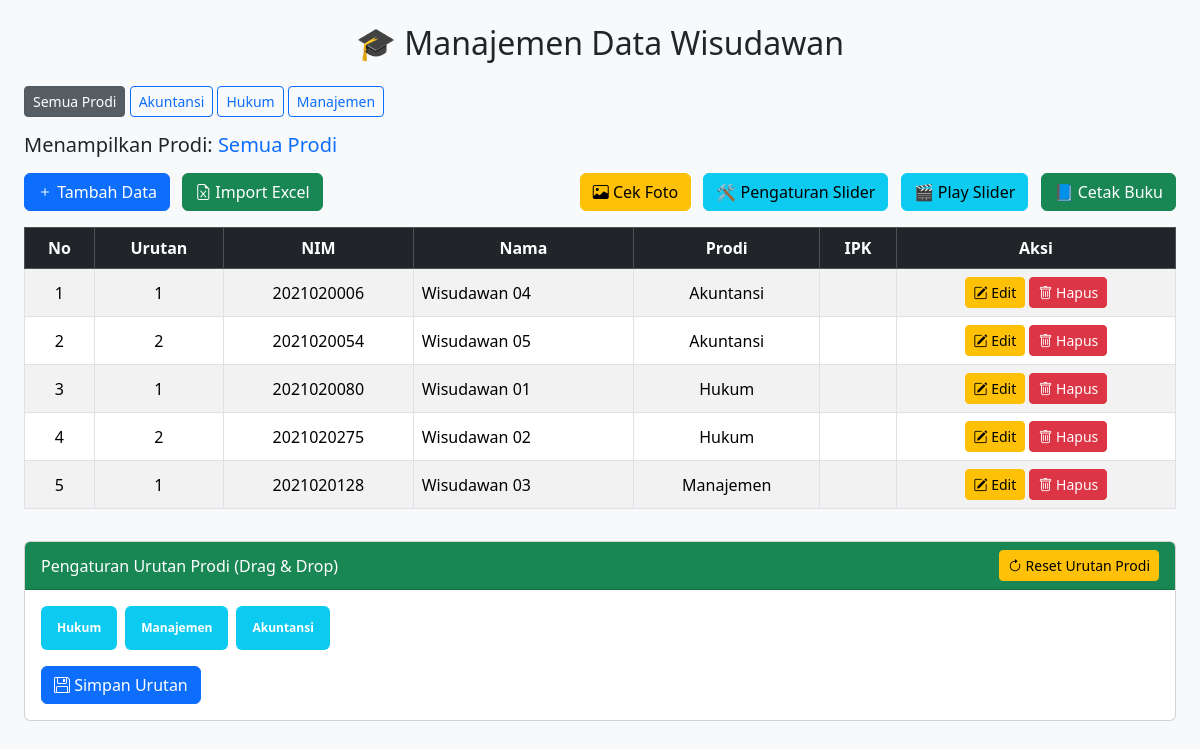
The app's page /admin.php with its own data.
### tables this page shows
CREATE TABLE `tbl_wisudawan`  (
  `id` int NOT NULL AUTO_INCREMENT,
  `urutan` int NULL DEFAULT NULL,
  `nirm` varchar(255) NULL DEFAULT NULL,
  `nama` varchar(255) NULL DEFAULT NULL,
  `ortu_laki` varchar(255) NULL DEFAULT NULL,
  `ortu_perempuan` varchar(255) NULL DEFAULT NULL,
  `tmp_tgl_lahir` text NULL,
  `asal_sekolah` varchar(255) NULL DEFAULT NULL,
  `alamat` text NULL,
  `ipk` varchar(255) NULL DEFAULT NULL,
  `judul` text NULL,
  `keterangan` text NULL,
  `prodi` varchar(255) NULL DEFAULT NULL,
  `gelombang` varchar(1) NULL DEFAULT NULL,
  PRIMARY KEY (`id`) USING BTREE,
  INDEX `idx_gelombang_prodi`(`gelombang` ASC, `prodi` ASC) USING BTREE
);

CREATE TABLE `tbl_prodi_urutan`  (
  `id` int NOT NULL AUTO_INCREMENT,
  `nama_prodi` varchar(100) NOT NULL,
  `urutan` int NOT NULL,
  PRIMARY KEY (`id`) USING BTREE
);

### admin.php (the view, shortened to what this page needs)
<?php
include("connection.php");
$prodiResult = mysqli_query($koneksi, "SELECT DISTINCT prodi FROM tbl_wisudawan ORDER BY prodi ASC");
$selectedProdi = isset($_GET['prodi']) ? $_GET['prodi'] : '';
$limit = 30;
$page = isset($_GET['page']) ? (int)$_GET['page'] : 1;
$offset = ($page - 1) * $limit;
$where = $selectedProdi ? "WHERE prodi='$selectedProdi'" : "";
$result = mysqli_query($koneksi, "SELECT * FROM tbl_wisudawan $where ORDER BY prodi ASC, urutan ASC LIMIT $offset, $limit");
?>
<!DOCTYPE html>
<html lang="id">
<head>
    <link href="https://cdn.jsdelivr.net/npm/bootstrap@5.3.3/dist/css/bootstrap.min.css" rel="stylesheet">
    <link rel="stylesheet" href="https://cdn.jsdelivr.net/npm/bootstrap-icons@1.11.1/font/bootstrap-icons.css">
</head>
<body class="bg-light">
<div class="container-fluid px-4 mt-4">
    <h2 class="mb-4 text-center">🎓 Manajemen Data Wisudawan</h2>
    <div class="mb-3">
        <a href="admin.php" class="btn btn-secondary btn-sm <?= $selectedProdi=='' ? 'active' : '' ?>">Semua Prodi</a>
        <?php while($p = mysqli_fetch_assoc($prodiResult)): ?>
            <a href="?prodi=<?= urlencode($p['prodi']) ?>"
               class="btn btn-outline-primary btn-sm <?= $selectedProdi==$p['prodi'] ? 'active' : '' ?>">
               <?= htmlspecialchars($p['prodi']) ?>
            </a>
        <?php endwhile; ?>
    </div>
    <?php
    $prodiLabel = ($selectedProdi && trim($selectedProdi) !== '') ? htmlspecialchars($selectedProdi) : 'Semua Prodi';
    $link_slider = "index.php" .(($selectedProdi && trim($selectedProdi) !== '') ? "?prodi=" . htmlspecialchars($selectedProdi) : '');
    $link_buku = "buku-js.html" .(($selectedProdi && trim($selectedProdi) !== '') ? "?prodi=" . htmlspecialchars($selectedProdi) : '');
    ?>
    <h5 class="mb-3">Menampilkan Prodi: <span class="text-primary"><?= $prodiLabel ?></span></h5>
    <div class="d-flex justify-content-between align-items-center mb-3">
        <div>
            <button class="btn btn-primary me-2" data-bs-toggle="modal" data-bs-target="#formModal" onclick="clearForm()"><i class="bi bi-plus"></i> Tambah Data</button>
            <button class="btn btn-success" data-bs-toggle="modal" data-bs-target="#modalImport">
                <i class="bi bi-file-earmark-excel"></i> Import Excel
            </button>
        </div>
        <div>
            <button class="btn btn-warning me-2" data-bs-toggle="modal" data-bs-target="#modalFotoCheck"><i class="bi bi-image"></i> Cek Foto</button>
            <a href="logo.php" class="btn btn-info me-2">🛠️ Pengaturan Slider</a>
            <a href="<?= $link_slider ?>" class="btn btn-info me-2" target="_blank">🎬 Play Slider</a>
            <a href="<?= $link_buku ?>" class="btn btn-success" target="_blank">📘 Cetak Buku</a>
        </div>
    </div>
    <div class="table-responsive">
        <table class="table table-bordered table-striped align-middle">
            <thead class="table-dark text-center">
                <tr>
                    <th>No</th>
                    <th>Urutan</th>
                    <th>NIM</th>
                    <th>Nama</th>
                    <th>Prodi</th>
                    <th>IPK</th>
                    <th>Aksi</th>
                </tr>
            </thead>
            <tbody>
            <?php
            $no = $offset + 1;
            if (mysqli_num_rows($result) == 0): ?>
                <tr><td colspan="8" class="text-center text-muted">Tidak ada data</td></tr>
            <?php else:
                while ($row = mysqli_fetch_assoc($result)): ?>
                <tr>
                    <td class=" text-center"><?= $no++ ?></td>
                    <td class=" text-center"><?= htmlspecialchars($row['urutan'] ?? '') ?></td>
                    <td class=" text-center"><?= htmlspecialchars($row['nirm'] ?? '') ?></td>
                    <td><?= htmlspecialchars($row['nama'] ?? '') ?></td>
                    <td class=" text-center"><?= htmlspecialchars($row['prodi'] ?? '') ?></td>
                    <td class=" text-center"><?= htmlspecialchars($row['ipk'] ?? '') ?></td>
                    <td class="text-center">
                        <button class="btn btn-sm btn-warning"
                            data-bs-toggle="modal"
                            data-bs-target="#formModal"
                            onclick='editData(<?= json_encode($row) ?>)'><i class="bi bi-pencil-square"></i> Edit</button>
                        <a href="?delete=<?= $row['id'] ?>&prodi=<?= urlencode($selectedProdi) ?>" class="btn btn-sm btn-danger" onclick="return confirm('Hapus data ini?')"><i class="bi bi-trash"></i> Hapus</a>
                    </td>
                </tr>
            <?php endwhile; endif; ?>
            </tbody>
        </table>
    </div>
    <div class="card mb-5 mt-3">
        <div class="card-header bg-success text-white d-flex flex-row align-items-center justify-content-between">Pengaturan Urutan Prodi (Drag & Drop)
            <div class="d-inline ml-auto float-right">
                <form method="post" style="display:inline;">
                    <button type="submit" name="reset_prodi_urutan" class="btn btn-warning btn-sm">
                        <i class="bi bi-arrow-clockwise"></i> Reset Urutan Prodi
                    </button>
                </form>
            </div>
        </div>
        <div class="card-body">
            <div id="prodi-container" class="d-flex flex-wrap gap-2">
              <?php
              $q = mysqli_query($koneksi, "SELECT * FROM tbl_prodi_urutan ORDER BY urutan ASC");
              while ($r = mysqli_fetch_assoc($q)) {
                  echo "<div class='badge bg-info text-white p-3 rounded draggable-item' data-id='{$r['id']}' style='cursor:grab;'>{$r['nama_prodi']}</div>";
              }
              ?>
          </div>
          <button id="save-order" class="btn btn-primary mt-3"><i class="bi bi-floppy"></i> Simpan Urutan</button>
        </div>
    </div>
</div>
</body>
</html>

### records on screen
tbl_wisudawan: urutan "1", nirm "2021020006", nama "Wisudawan 04", prodi "Akuntansi"
tbl_wisudawan: urutan "2", nirm "2021020054", nama "Wisudawan 05", prodi "Akuntansi"
tbl_wisudawan: urutan "1", nirm "2021020080", nama "Wisudawan 01", prodi "Hukum"
tbl_wisudawan: urutan "2", nirm "2021020275", nama "Wisudawan 02", prodi "Hukum"
tbl_wisudawan: urutan "1", nirm "2021020128", nama "Wisudawan 03", prodi "Manajemen"
tbl_prodi_urutan: nama_prodi "Hukum"
tbl_prodi_urutan: nama_prodi "Manajemen"
tbl_prodi_urutan: nama_prodi "Akuntansi"

### other values on screen
$p['prodi'] "Akuntansi"
$p['prodi'] "Hukum"
$p['prodi'] "Manajemen"
$prodiLabel "Semua Prodi"
